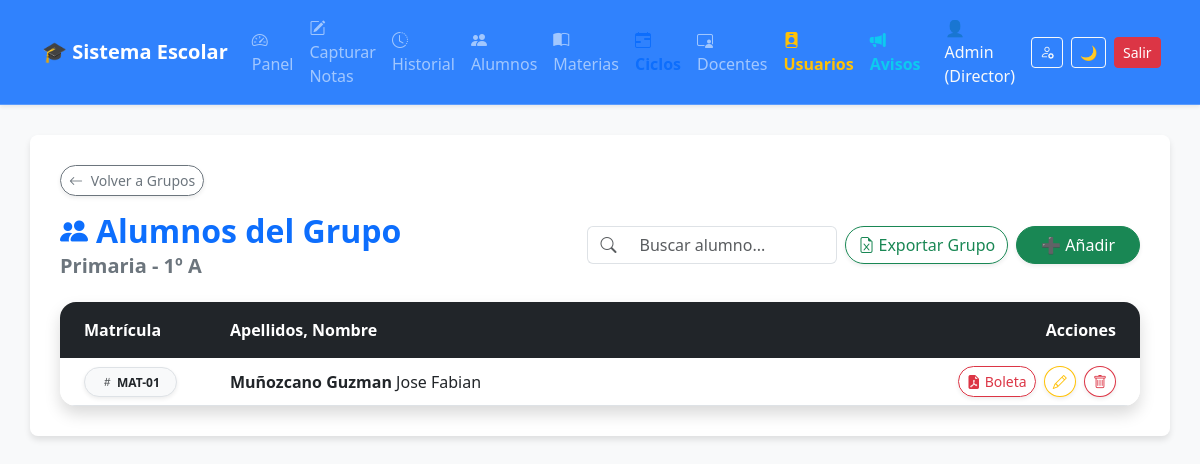
Screenshot of /alumnos/alumnos_grupo.php?nivel=Primaria&grado=1&grupo=A (signed in) with the database file from the repository.
### tables this page shows
CREATE TABLE IF NOT EXISTS `alumnos` (
    `id_alumno` int NOT NULL AUTO_INCREMENT,
    `matricula` varchar(20) NOT NULL,
    `nombre` varchar(50) NOT NULL,
    `apellidos` varchar(50) NOT NULL,
    `nivel` enum(
        'Primaria',
        'Secundaria',
        'Preparatoria'
    ) NOT NULL,
    `grado` int NOT NULL,
    `grupo` varchar(5) NOT NULL,
    PRIMARY KEY (`id_alumno`),
    UNIQUE KEY `matricula` (`matricula`)
);

### alumnos/alumnos_grupo.php (the view, shortened to what this page needs)
<?php
include '../includes/conexion.php';
$nivel = $conexion->real_escape_string($_GET['nivel']);
$grado = $conexion->real_escape_string($_GET['grado']);
$grupo = $conexion->real_escape_string($_GET['grupo']);
$sql = "SELECT id_alumno, matricula, nombre, apellidos, nivel, grado, grupo
        FROM alumnos
        WHERE nivel = ? AND grado = ? AND grupo = ?
        ORDER BY apellidos ASC, nombre ASC";
$stmt = $conexion->prepare($sql);
$stmt->bind_param("sss", $nivel, $grado, $grupo);
$stmt->execute();
$resultado = $stmt->get_result();
include '../includes/header.php';
?>
<link rel="stylesheet" href="../assets/css/components.css">
<div class="mb-4 animate-fade-in" style="animation-delay: 0.1s;">
    <a href="alumnos.php" class="btn btn-outline-secondary btn-sm mb-3 rounded-pill fw-medium shadow-sm"><i class="bi bi-arrow-left me-1"></i> Volver a Grupos</a>
    <div class="d-flex flex-wrap justify-content-between align-items-center gap-3">
        <div>
            <h2 class="text-primary m-0 fw-bold d-flex align-items-center">
                <i class="bi bi-people-fill me-2 fs-3"></i> Alumnos del Grupo
            </h2>
            <h5 class="text-secondary mt-1 mb-0 fw-semibold"><?php echo htmlspecialchars($nivel); ?> - <?php echo htmlspecialchars($grado); ?>º <?php echo htmlspecialchars($grupo); ?></h5>
        </div>
        <div class="d-flex align-items-center flex-wrap gap-2">
            <div class="input-group" style="max-width: 250px;">
                <span class="input-group-text bg-white border-end-0"><i class="bi bi-search text-muted"></i></span>
                <input type="text" id="searchInput" class="form-control border-start-0" placeholder="Buscar alumno...">
            </div>
            <button id="exportBtn" class="btn btn-outline-success shadow-sm rounded-pill"><i class="bi bi-file-earmark-excel me-1"></i>Exportar Grupo</button>
            <a href="crear_alumno.php" class="btn btn-success shadow-sm px-4 rounded-pill">➕ Añadir</a>
        </div>
    </div>
</div>
<div class="card shadow border-0 rounded-4 overflow-hidden animate-fade-in" style="animation-delay: 0.2s;">
    <div class="card-body p-0">
        <div class="table-responsive">
            <table id="alumnosTable" class="table table-hover align-middle mb-0">
                <thead class="table-dark">
                    <tr>
                        <th class="py-3 px-4 border-0" style="width: 15%;">Matrícula</th>
                        <th class="py-3 border-0">Apellidos, Nombre</th>
                        <th class="py-3 px-4 border-0 text-end" style="width: 25%;">Acciones</th>
                    </tr>
                </thead>
                <tbody>
                    <?php
if ($resultado->num_rows > 0) {
    $delay = 0.3;
    while ($fila = $resultado->fetch_assoc()) {
        echo "<tr class='animate-fade-in table-row' style='animation-delay: {$delay}s;'>";
        echo "<td class='px-4'><span class='badge bg-light text-dark border px-3 py-2 rounded-pill shadow-sm text-monospace'><i class='bi bi-hash text-muted me-1'></i>" . htmlspecialchars($fila['matricula']) . "</span></td>";
        echo "<td class='fw-bold text-dark'>" . htmlspecialchars($fila['apellidos']) . " <span class='fw-normal'>" . htmlspecialchars($fila['nombre']) . "</span></td>";
        echo "<td class='px-4 text-end'>
                            <a href='../calificaciones/generar_boleta_pdf.php?id=" . $fila['id_alumno'] . "' target='_blank' class='btn btn-outline-danger btn-sm rounded-pill shadow-sm me-1' title='Imprimir Boleta PDF'><i class='bi bi-file-earmark-pdf-fill me-1'></i>Boleta</a>
                            <a href='editar_alumno.php?id=" . $fila['id_alumno'] . "' class='btn btn-outline-warning btn-sm rounded-circle shadow-sm me-1' title='Editar Perfil'><i class='bi bi-pencil'></i></a>
                            <a href='eliminar_alumno.php?id=" . $fila['id_alumno'] . "' class='btn btn-outline-danger btn-sm rounded-circle shadow-sm' title='Dar de Baja' onclick='return confirm(\"¿Estás seguro de eliminar a este alumno y todo su historial de calificaciones?\");'><i class='bi bi-trash'></i></a>
                          </td>";
        echo "</tr>";
        $delay += 0.05;
    }
}
else {
    echo "<tr><td colspan='3' class='text-center py-5 text-muted'>
                            <div class='fs-1 mb-2'>📭</div>
                            <p class='mb-0 fw-bold'>Este grupo está vacío.</p>
                            <a href='crear_alumno.php' class='btn btn-outline-primary btn-sm mt-3 rounded-pill'>Inscribir el primer alumno</a>
                        </td></tr>";
}
?>
                </tbody>
            </table>
        </div>
    </div>
</div>
</div>
</body>
</html>

### assets/css/main.css (style rules this page uses)
body { animation: fadeInPage 0.4s cubic-bezier(0.16, 1, 0.3, 1) forwards; opacity: 0; }
.card, .btn { transition: transform 0.25s cubic-bezier(0.16, 1, 0.3, 1), box-shadow 0.25s cubic-bezier(0.16, 1, 0.3, 1) !important; }
[data-bs-theme="light"] body { background-color: #f8f9fa; }

### assets/css/components.css (style rules this page uses)
.animate-fade-in { opacity: 0; animation: fadeInUp 0.6s cubic-bezier(0.16, 1, 0.3, 1) forwards; }

### rows the page displays
alumnos: matricula "MAT-01", apellidos "Muñozcano Guzman", nombre "Jose Fabian"

### other values shown
$_SESSION['nombre'] "Admin"
$_SESSION['rol'] "Director"
$nivel "Primaria"
$grado "1"
$grupo "A"
